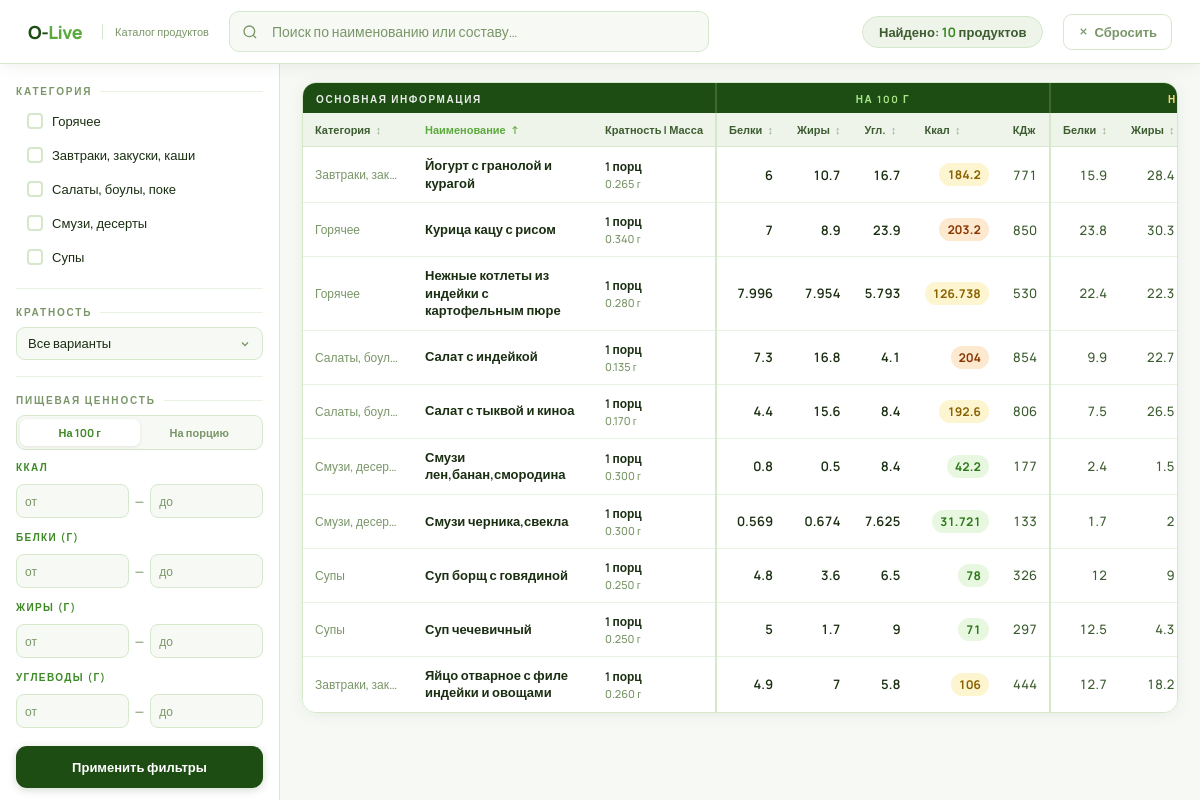
The page / on the database its author committed.
### myapp/models.py (models this page shows, shortened)
class Product(models.Model):
    category = models.CharField(max_length=200, verbose_name="Категория")
    name = models.CharField(max_length=300, verbose_name="Наименование")
    net_weight = models.DecimalField(
        max_digits=12, decimal_places=3, null=True, blank=True,
        verbose_name="Масса нетто (одной ед., г)"
    )
    packing = models.CharField(
        max_length=100, null=True, blank=True,
        verbose_name="Кратность / Фасовка"
    )
    composition = models.TextField(null=True, blank=True, verbose_name="Состав")
    protein = models.DecimalField(max_digits=10, decimal_places=5, null=True, blank=True, verbose_name="Белки")
    fat = models.DecimalField(max_digits=10, decimal_places=5, null=True, blank=True, verbose_name="Жиры")
    carbs = models.DecimalField(max_digits=10, decimal_places=5, null=True, blank=True, verbose_name="Углеводы")
    kcal_per_100 = models.DecimalField(max_digits=10, decimal_places=5, null=True, blank=True, verbose_name="Ккал на 100г")
    kj_per_100 = models.DecimalField(max_digits=10, decimal_places=5, null=True, blank=True, verbose_name="КДж на 100г")
    protein_per_serving = models.DecimalField(max_digits=10, decimal_places=5, null=True, blank=True, verbose_name="Белки на 1 порц.")
    fat_per_serving = models.DecimalField(max_digits=10, decimal_places=5, null=True, blank=True, verbose_name="Жиры на 1 порц.")
    carbs_per_serving = models.DecimalField(max_digits=10, decimal_places=5, null=True, blank=True, verbose_name="Углеводы на 1 порц.")
    kcal_per_serving = models.DecimalField(max_digits=10, decimal_places=5, null=True, blank=True, verbose_name="Ккал на 1 порц.")
    kj_per_serving = models.DecimalField(max_digits=10, decimal_places=5, null=True, blank=True, verbose_name="КДж на 1 порц.")
    class Meta:
        verbose_name = "Продукт"
        verbose_name_plural = "Продукты"
        ordering = ["category", "name"]

### myapp/views.py (the view)
# urls.py: path("", views.product_list, name="product_list"),
def product_list(request):
    products = Product.objects.all()
    categories = Product.objects.values_list("category", flat=True).distinct().order_by("category")
    search = request.GET.get("search", "").strip()
    selected_categories = request.GET.getlist("category")
    kcal_min        = request.GET.get("kcal_min", "")
    kcal_max        = request.GET.get("kcal_max", "")
    protein_min     = request.GET.get("protein_min", "")
    protein_max     = request.GET.get("protein_max", "")
    fat_min         = request.GET.get("fat_min", "")
    fat_max         = request.GET.get("fat_max", "")
    carbs_min       = request.GET.get("carbs_min", "")
    carbs_max       = request.GET.get("carbs_max", "")
    kcal_s_min      = request.GET.get("kcal_s_min", "")
    kcal_s_max      = request.GET.get("kcal_s_max", "")
    protein_s_min   = request.GET.get("protein_s_min", "")
    protein_s_max   = request.GET.get("protein_s_max", "")
    fat_s_min       = request.GET.get("fat_s_min", "")
    fat_s_max       = request.GET.get("fat_s_max", "")
    carbs_s_min     = request.GET.get("carbs_s_min", "")
    carbs_s_max     = request.GET.get("carbs_s_max", "")
    packing  = request.GET.get("packing", "").strip()
    sort_by  = request.GET.get("sort", "name")
    sort_dir = request.GET.get("dir", "asc")
    if search:
        products = products.filter(
            Q(name__icontains=search) | Q(composition__icontains=search)
        )
    if selected_categories:
        products = products.filter(category__in=selected_categories)
    if kcal_min:    products = products.filter(kcal_per_100__gte=kcal_min)
    if kcal_max:    products = products.filter(kcal_per_100__lte=kcal_max)
    if protein_min: products = products.filter(protein__gte=protein_min)
    if protein_max: products = products.filter(protein__lte=protein_max)
    if fat_min:     products = products.filter(fat__gte=fat_min)
    if fat_max:     products = products.filter(fat__lte=fat_max)
    if carbs_min:   products = products.filter(carbs__gte=carbs_min)
    if carbs_max:   products = products.filter(carbs__lte=carbs_max)
    if kcal_s_min:    products = products.filter(kcal_per_serving__gte=kcal_s_min)
    if kcal_s_max:    products = products.filter(kcal_per_serving__lte=kcal_s_max)
    if protein_s_min: products = products.filter(protein_per_serving__gte=protein_s_min)
    if protein_s_max: products = products.filter(protein_per_serving__lte=protein_s_max)
    if fat_s_min:     products = products.filter(fat_per_serving__gte=fat_s_min)
    if fat_s_max:     products = products.filter(fat_per_serving__lte=fat_s_max)
    if carbs_s_min:   products = products.filter(carbs_per_serving__gte=carbs_s_min)
    if carbs_s_max:   products = products.filter(carbs_per_serving__lte=carbs_s_max)
    if packing:
        products = products.filter(packing__icontains=packing)
    sort_map = {
        "name":       "name",
        "category":   "category",
        "kcal":       "kcal_per_100",
        "protein":    "protein",
        "fat":        "fat",
        "carbs":      "carbs",
        "net_weight": "net_weight",
        "kcal_s":     "kcal_per_serving",
        "protein_s":  "protein_per_serving",
        "fat_s":      "fat_per_serving",
        "carbs_s":    "carbs_per_serving",
    }
    sort_field = sort_map.get(sort_by, "name")
    if sort_dir == "desc":
        sort_field = f"-{sort_field}"
    products = products.order_by(sort_field)
    total = products.count()
    packings = (
        Product.objects.values_list("packing", flat=True)
        .distinct()
        .exclude(packing__isnull=True)
        .exclude(packing="")
        .order_by("packing")
    )
    context = {
        "products": products,
        "total": total,
        "categories": categories,
        "packings": packings,
        "selected_categories": selected_categories,
        "filters": {
            "search": search,
            "kcal_min": kcal_min, "kcal_max": kcal_max,
            "protein_min": protein_min, "protein_max": protein_max,
            "fat_min": fat_min, "fat_max": fat_max,
            "carbs_min": carbs_min, "carbs_max": carbs_max,
            "kcal_s_min": kcal_s_min, "kcal_s_max": kcal_s_max,
            "protein_s_min": protein_s_min, "protein_s_max": protein_s_max,
            "fat_s_min": fat_s_min, "fat_s_max": fat_s_max,
            "carbs_s_min": carbs_s_min, "carbs_s_max": carbs_s_max,
            "packing": packing,
            "sort": sort_by,
            "dir": sort_dir,
        },
    }
    return render(request, "myapp/product_list.html", context)

### myapp/templatetags/custom_filters.py (called while the page is built)
@register.filter
def smart_num(value):
    if value is None or value == '':
        return '—'
    try:
        d = Decimal(str(value))
        formatted = '{:f}'.format(d)          # никогда не даст E+2
        if '.' in formatted:
            formatted = formatted.rstrip('0').rstrip('.')
        return formatted
    except Exception:
        return value

### myapp/templates/myapp/product_list.html (shortened to what this page needs)
{% load custom_filters %}
<!DOCTYPE html>
<html lang="ru">
<head>
</head>
<body>
<form method="get" id="filter-form">
<div class="topbar">
    <span class="logo-text">O-<em>Live</em></span>
    <span class="logo-sub">Каталог продуктов</span>
  <div class="topbar-search">
    <input type="text" name="search" value="{{ filters.search }}"
           placeholder="Поиск по наименованию или составу…"
           oninput="scheduleSearch()">
  </div>
  <div class="count-badge">Найдено: <strong>{{ total }}</strong> продуктов</div>
  <a href="?" class="reset-btn">
    <svg width="11" height="11" viewBox="0 0 24 24" fill="none" stroke="currentColor" stroke-width="2.5">
      <line x1="18" y1="6" x2="6" y2="18"/><line x1="6" y1="6" x2="18" y2="18"/>
    </svg>
    Сбросить
  </a>
</div>
<div class="layout">
  <aside class="sidebar">
    <div class="filter-group">
      <div class="filter-title">Категория</div>
      <div class="cat-list">
        {% for cat in categories %}
        <label class="cat-item {% if cat in selected_categories %}checked{% endif %}">
          <span class="cat-cb"></span>
          <span class="cat-name">{{ cat }}</span>
        </label>
        {% endfor %}
      </div>
    </div>
    <div class="sidebar-divider"></div>
    <div class="filter-group">
      <div class="filter-title">Кратность</div>
      <select name="packing" class="filter-select" onchange="submitForm()">
        <option value="">Все варианты</option>
      </select>
    </div>
    <div class="sidebar-divider"></div>
    <div class="filter-group">
      <div class="filter-title">Пищевая ценность</div>
      <div class="filter-tabs">
        <button type="button" class="ftab t100 active" id="tab-100" onclick="switchTab('100')">На 100 г</button>
        <button type="button" class="ftab tserv" id="tab-serv" onclick="switchTab('serv')">На порцию</button>
      </div>
      <div class="filter-panel" id="panel-100">
        <div class="panel-sublabel green">Ккал</div>
        <div class="range-row">
          <input class="range-input" type="number" name="kcal_min" value="{{ filters.kcal_min }}" placeholder="от" min="0" step="1" onchange="submitForm()">
          <span class="range-sep">—</span>
          <input class="range-input" type="number" name="kcal_max" value="{{ filters.kcal_max }}" placeholder="до" min="0" step="1" onchange="submitForm()">
        </div>
        <div class="panel-sublabel green">Белки (г)</div>
        <div class="range-row">
          <input class="range-input" type="number" name="protein_min" value="{{ filters.protein_min }}" placeholder="от" min="0" step="0.1" onchange="submitForm()">
          <span class="range-sep">—</span>
          <input class="range-input" type="number" name="protein_max" value="{{ filters.protein_max }}" placeholder="до" min="0" step="0.1" onchange="submitForm()">
        </div>
        <div class="panel-sublabel green">Жиры (г)</div>
        <div class="range-row">
          <input class="range-input" type="number" name="fat_min" value="{{ filters.fat_min }}" placeholder="от" min="0" step="0.1" onchange="submitForm()">
          <span class="range-sep">—</span>
          <input class="range-input" type="number" name="fat_max" value="{{ filters.fat_max }}" placeholder="до" min="0" step="0.1" onchange="submitForm()">
        </div>
        <div class="panel-sublabel green">Углеводы (г)</div>
        <div class="range-row">
          <input class="range-input" type="number" name="carbs_min" value="{{ filters.carbs_min }}" placeholder="от" min="0" step="0.1" onchange="submitForm()">
          <span class="range-sep">—</span>
          <input class="range-input" type="number" name="carbs_max" value="{{ filters.carbs_max }}" placeholder="до" min="0" step="0.1" onchange="submitForm()">
        </div>
      </div>
    </div>
    <button type="submit" class="apply-btn">Применить фильтры</button>
  </aside>
  <main class="main">
    {% if products %}
    <div class="table-wrap">
      <table>
        <thead>
          <tr class="thead-groups">
            <th colspan="3" class="g-base">Основная информация</th>
            <th colspan="5" class="g-100 grp-border">На 100 г</th>
            <th colspan="5" class="g-serv grp-border">На 1 порцию</th>
          </tr>
          <tr class="thead-cols">
            {% with s=filters.sort d=filters.dir %}
            <th class="sortable {% if s == 'category' %}sort-active{% endif %}" onclick="sortBy('category')">
              Категория <span class="sort-arr">{% if s == 'category' %}{% if d == 'asc' %}↑{% else %}↓{% endif %}{% else %}↕{% endif %}</span>
            </th>
            <th class="sortable {% if s == 'name' %}sort-active{% endif %}" onclick="sortBy('name')">
              Наименование <span class="sort-arr">{% if s == 'name' %}{% if d == 'asc' %}↑{% else %}↓{% endif %}{% else %}↕{% endif %}</span>
            </th>
            <th style="width:90px">Кратность | Масса</th>
            <th class="col-right col-border sortable {% if s == 'protein' %}sort-active{% endif %}" onclick="sortBy('protein')">
              Белки <span class="sort-arr">{% if s == 'protein' %}{% if d == 'asc' %}↑{% else %}↓{% endif %}{% else %}↕{% endif %}</span>
            </th>
            <th class="col-right sortable {% if s == 'fat' %}sort-active{% endif %}" onclick="sortBy('fat')">
              Жиры <span class="sort-arr">{% if s == 'fat' %}{% if d == 'asc' %}↑{% else %}↓{% endif %}{% else %}↕{% endif %}</span>
            </th>
            <th class="col-right sortable {% if s == 'carbs' %}sort-active{% endif %}" onclick="sortBy('carbs')">
              Угл. <span class="sort-arr">{% if s == 'carbs' %}{% if d == 'asc' %}↑{% else %}↓{% endif %}{% else %}↕{% endif %}</span>
            </th>
            <th class="col-right sortable {% if s == 'kcal' %}sort-active{% endif %}" onclick="sortBy('kcal')">
              Ккал <span class="sort-arr">{% if s == 'kcal' %}{% if d == 'asc' %}↑{% else %}↓{% endif %}{% else %}↕{% endif %}</span>
            </th>
            <th class="col-right">КДж</th>
            <th class="col-right col-border sortable {% if s == 'protein_s' %}sort-active{% endif %}" onclick="sortBy('protein_s')">
              Белки <span class="sort-arr">{% if s == 'protein_s' %}{% if d == 'asc' %}↑{% else %}↓{% endif %}{% else %}↕{% endif %}</span>
            </th>
            <th class="col-right sortable {% if s == 'fat_s' %}sort-active{% endif %}" onclick="sortBy('fat_s')">
              Жиры <span class="sort-arr">{% if s == 'fat_s' %}{% if d == 'asc' %}↑{% else %}↓{% endif %}{% else %}↕{% endif %}</span>
            </th>
            {% endwith %}
          </tr>
        </thead>
        <tbody>
          {% for p in products %}
          <tr onclick="showDetail({{ p.pk }})">
            <td class="td-cat">{{ p.category }}</td>
            <td class="td-name">{{ p.name }}</td>
            <td class="td-pack">
              <div class="pack-main">{{ p.packing|default:"—" }}</div>
              {% if p.net_weight %}<div class="pack-sub">{{ p.net_weight }} г</div>{% endif %}
            </td>
            <td class="td-num strong col-border">{{ p.protein|smart_num }}</td>
            <td class="td-num strong">{{ p.fat|smart_num }}</td>
            <td class="td-num strong">{{ p.carbs|smart_num }}</td>
            <td class="td-num">
              {% if p.kcal_per_100 %}
                {% if p.kcal_per_100 <= 100 %}<span class="kpill kpill-low">{{ p.kcal_per_100|smart_num }}</span>
                {% elif p.kcal_per_100 <= 200 %}<span class="kpill kpill-mid">{{ p.kcal_per_100|smart_num }}</span>
                {% elif p.kcal_per_100 <= 350 %}<span class="kpill kpill-high">{{ p.kcal_per_100|smart_num }}</span>
                {% else %}<span class="kpill kpill-vhigh">{{ p.kcal_per_100|smart_num }}</span>{% endif %}
              {% else %}—{% endif %}
            </td>
            <td class="td-num">{{ p.kj_per_100|smart_num }}</td>
            <td class="td-num col-border">{{ p.protein_per_serving|smart_num }}</td>
            <td class="td-num">{{ p.fat_per_serving|smart_num }}</td>
          </tr>
          {% endfor %}
        </tbody>
      </table>
    </div>
    {% else %}
    <div class="empty">
      <div class="empty-icon">🌿</div>
      <h3>Продукты не найдены</h3>
      <p>Попробуйте изменить фильтры или <a href="?">сбросить всё</a></p>
    </div>
    {% endif %}
  </main>
</div>
</form>
</body>
</html>

### rows shown on the page
Product: category "Завтраки, зак…", name "Йогурт с гранолой и курагой", packing "1 порц", net_weight "0.265", protein|smart_num "6", fat|smart_num "10.7", carbs|smart_num "16.7", kcal_per_100|smart_num "184.2", kj_per_100|smart_num "771", protein_per_serving|smart_num "15.9", fat_per_serving|smart_num "28.4"
Product: category "Горячее", name "Курица кацу с рисом", packing "1 порц", net_weight "0.340", protein|smart_num "7", fat|smart_num "8.9", carbs|smart_num "23.9", kcal_per_100|smart_num "203.2", kj_per_100|smart_num "850", protein_per_serving|smart_num "23.8", fat_per_serving|smart_num "30.3"
Product: category "Горячее", name "Нежные котлеты из индейки с картофельным пюре", packing "1 порц", net_weight "0.280", protein|smart_num "7.996", fat|smart_num "7.954", carbs|smart_num "5.793", kcal_per_100|smart_num "126.738", kj_per_100|smart_num "530", protein_per_serving|smart_num "22.4", fat_per_serving|smart_num "22.3"
Product: category "Салаты, боул…", name "Салат с индейкой", packing "1 порц", net_weight "0.135", protein|smart_num "7.3", fat|smart_num "16.8", carbs|smart_num "4.1", kcal_per_100|smart_num "204", kj_per_100|smart_num "854", protein_per_serving|smart_num "9.9", fat_per_serving|smart_num "22.7"
Product: category "Салаты, боул…", name "Салат с тыквой и киноа", packing "1 порц", net_weight "0.170", protein|smart_num "4.4", fat|smart_num "15.6", carbs|smart_num "8.4", kcal_per_100|smart_num "192.6", kj_per_100|smart_num "806", protein_per_serving|smart_num "7.5", fat_per_serving|smart_num "26.5"
Product: category "Смузи, десер…", name "Смузи лен,банан,смородина", packing "1 порц", net_weight "0.300", protein|smart_num "0.8", fat|smart_num "0.5", carbs|smart_num "8.4", kcal_per_100|smart_num "42.2", kj_per_100|smart_num "177", protein_per_serving|smart_num "2.4", fat_per_serving|smart_num "1.5"
Product: category "Смузи, десер…", name "Смузи черника,свекла", packing "1 порц", net_weight "0.300", protein|smart_num "0.569", fat|smart_num "0.674", carbs|smart_num "7.625", kcal_per_100|smart_num "31.721", kj_per_100|smart_num "133", protein_per_serving|smart_num "1.7", fat_per_serving|smart_num "2"
Product: category "Супы", name "Суп борщ с говядиной", packing "1 порц", net_weight "0.250", protein|smart_num "4.8", fat|smart_num "3.6", carbs|smart_num "6.5", kcal_per_100|smart_num "78", kj_per_100|smart_num "326", protein_per_serving|smart_num "12", fat_per_serving|smart_num "9"
Product: category "Супы", name "Суп чечевичный", packing "1 порц", net_weight "0.250", protein|smart_num "5", fat|smart_num "1.7", carbs|smart_num "9", kcal_per_100|smart_num "71", kj_per_100|smart_num "297", protein_per_serving|smart_num "12.5", fat_per_serving|smart_num "4.3"
Product: category "Завтраки, зак…", name "Яйцо отварное с филе индейки и овощами", packing "1 порц", net_weight "0.260", protein|smart_num "4.9", fat|smart_num "7", carbs|smart_num "5.8", kcal_per_100|smart_num "106", kj_per_100|smart_num "444", protein_per_serving|smart_num "12.7", fat_per_serving|smart_num "18.2"

### other values the page prints
{{ total }} "10"
{{ cat }} "Горячее" "Завтраки, закуски, каши" "Салаты, боулы, поке" "Смузи, десерты" "Супы"
